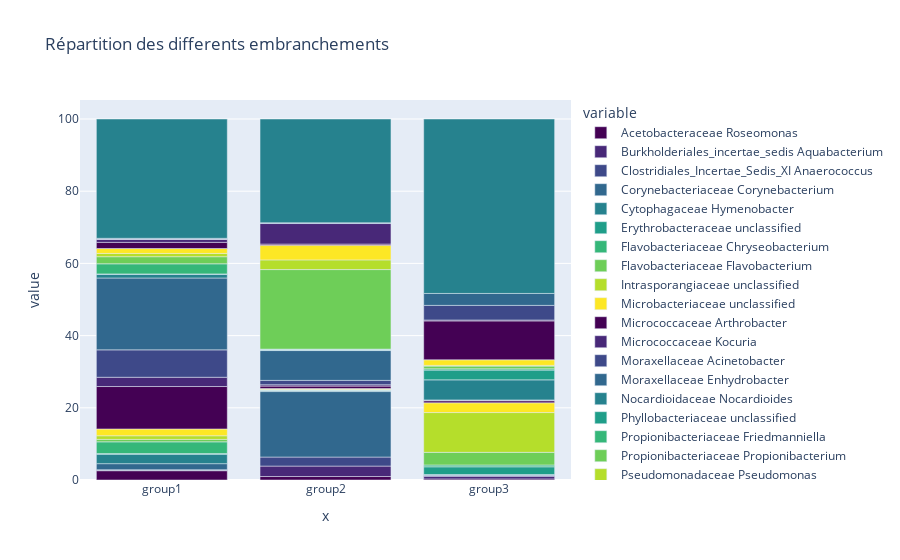

The notebook cell this image was saved under:
### Code cell
print(matrice.shape)
embranchement = list(matrice.index.values)
samples = list(matrice.columns.values)
print(matrice.sum())

fig = px.bar(matrice.transpose(), 
            x=samples,
            y=embranchement, 
             color_discrete_sequence=px.colors.sequential.Viridis, 
             title="Répartition des differents embranchements")
fig.show()

### Figure 1 — Plotly figure (JSON) as saved in the notebook; plotly's stock layout.template omitted (floating-point values rounded to 4 significant figures)
{"data": [{"alignmentgroup": "True", "hovertemplate": "variable=Acetobacteraceae Roseomonas<br>x=%{x}<br>value=%{y}<extra></extra>", "legendgroup": "Acetobacteraceae Roseomonas", "marker": {"color": "#440154"}, "name": "Acetobacteraceae Roseomonas", "offsetgroup": "Acetobacteraceae Roseomonas", "orientation": "v", "showlegend": true, "textposition": "auto", "type": "bar", "x": ["group1", "group2", "group3"], "xaxis": "x", "y": [2.576, 0.9614, 0.3005], "yaxis": "y"}, {"alignmentgroup": "True", "hovertemplate": "variable=Burkholderiales_incertae_sedis Aquabacterium<br>x=%{x}<br>value=%{y}<extra></extra>", "legendgroup": "Burkholderiales_incertae_sedis Aquabacterium", "marker": {"color": "#482878"}, "name": "Burkholderiales_incertae_sedis Aquabacterium", "offsetgroup": "Burkholderiales_incertae_sedis Aquabacterium", "orientation": "v", "showlegend": true, "textposition": "auto", "type": "bar", "x": ["group1", "group2", "group3"], "xaxis": "x", "y": [0.1297, 2.892, 0.7511], "yaxis": "y"}, {"alignmentgroup": "True", "hovertemplate": "variable=Clostridiales_Incertae_Sedis_XI Anaerococcus<br>x=%{x}<br>value=%{y}<extra></extra>", "legendgroup": "Clostridiales_Incertae_Sedis_XI Anaerococcus", "marker": {"color": "#3e4989"}, "name": "Clostridiales_Incertae_Sedis_XI Anaerococcus", "offsetgroup": "Clostridiales_Incertae_Sedis_XI Anaerococcus", "orientation": "v", "showlegend": true, "textposition": "auto", "type": "bar", "x": ["group1", "group2", "group3"], "xaxis": "x", "y": [0.139, 2.503, 0.1502], "yaxis": "y"}, {"alignmentgroup": "True", "hovertemplate": "variable=Corynebacteriaceae Corynebacterium<br>x=%{x}<br>value=%{y}<extra></extra>", "legendgroup": "Corynebacteriaceae Corynebacterium", "marker": {"color": "#31688e"}, "name": "Corynebacteriaceae Corynebacterium", "offsetgroup": "Corynebacteriaceae Corynebacterium", "orientation": "v", "showlegend": true, "textposition": "auto", "type": "bar", "x": ["group1", "group2", "group3"], "xaxis": "x", "y": [1.686, 18.14, 0.2003], "yaxis": "y"}, {"alignmentgroup": "True", "hovertemplate": "variable=Cytophagaceae Hymenobacter<br>x=%{x}<br>value=%{y}<extra></extra>", "legendgroup": "Cytophagaceae Hymenobacter", "marker": {"color": "#26828e"}, "name": "Cytophagaceae Hymenobacter", "offsetgroup": "Cytophagaceae Hymenobacter", "orientation": "v", "showlegend": true, "textposition": "auto", "type": "bar", "x": ["group1", "group2", "group3"], "xaxis": "x", "y": [2.613, 0.2327, 0.1002], "yaxis": "y"}, {"alignmentgroup": "True", "hovertemplate": "variable=Erythrobacteraceae unclassified<br>x=%{x}<br>value=%{y}<extra></extra>", "legendgroup": "Erythrobacteraceae unclassified", "marker": {"color": "#1f9e89"}, "name": "Erythrobacteraceae unclassified", "offsetgroup": "Erythrobacteraceae unclassified", "orientation": "v", "showlegend": true, "textposition": "auto", "type": "bar", "x": ["group1", "group2", "group3"], "xaxis": "x", "y": [0.1668, 0.1183, 2.153], "yaxis": "y"}, {"alignmentgroup": "True", "hovertemplate": "variable=Flavobacteriaceae Chryseobacterium<br>x=%{x}<br>value=%{y}<extra></extra>", "legendgroup": "Flavobacteriaceae Chryseobacterium", "marker": {"color": "#35b779"}, "name": "Flavobacteriaceae Chryseobacterium", "offsetgroup": "Flavobacteriaceae Chryseobacterium", "orientation": "v", "showlegend": true, "textposition": "auto", "type": "bar", "x": ["group1", "group2", "group3"], "xaxis": "x", "y": [3.261, 0.0763, 0.5008], "yaxis": "y"}, {"alignmentgroup": "True", "hovertemplate": "variable=Flavobacteriaceae Flavobacterium<br>x=%{x}<br>value=%{y}<extra></extra>", "legendgroup": "Flavobacteriaceae Flavobacterium", "marker": {"color": "#6ece58"}, "name": "Flavobacteriaceae Flavobacterium", "offsetgroup": "Flavobacteriaceae Flavobacterium", "orientation": "v", "showlegend": true, "textposition": "auto", "type": "bar", "x": ["group1", "group2", "group3"], "xaxis": "x", "y": [0.6763, 0.1602, 3.505], "yaxis": "y"}, {"alignmentgroup": "True", "hovertemplate": "variable=Intrasporangiaceae unclassified<br>x=%{x}<br>value=%{y}<extra></extra>", "legendgroup": "Intrasporangiaceae unclassified", "marker": {"color": "#b5de2b"}, "name": "Intrasporangiaceae unclassified", "offsetgroup": "Intrasporangiaceae unclassified", "orientation": "v", "showlegend": true, "textposition": "auto", "type": "bar", "x": ["group1", "group2", "group3"], "xaxis": "x", "y": [1.01, 0.05341, 11.02], "yaxis": "y"}, {"alignmentgroup": "True", "hovertemplate": "variable=Microbacteriaceae unclassified<br>x=%{x}<br>value=%{y}<extra></extra>", "legendgroup": "Microbacteriaceae unclassified", "marker": {"color": "#fde725"}, "name": "Microbacteriaceae unclassified", "offsetgroup": "Microbacteriaceae unclassified", "orientation": "v", "showlegend": true, "textposition": "auto", "type": "bar", "x": ["group1", "group2", "group3"], "xaxis": "x", "y": [1.881, 0.2022, 2.704], "yaxis": "y"}, {"alignmentgroup": "True", "hovertemplate": "variable=Micrococcaceae Arthrobacter<br>x=%{x}<br>value=%{y}<extra></extra>", "legendgroup": "Micrococcaceae Arthrobacter", "marker": {"color": "#440154"}, "name": "Micrococcaceae Arthrobacter", "offsetgroup": "Micrococcaceae Arthrobacter", "orientation": "v", "showlegend": true, "textposition": "auto", "type": "bar", "x": ["group1", "group2", "group3"], "xaxis": "x", "y": [11.76, 0.6753, 0.6009], "yaxis": "y"}, {"alignmentgroup": "True", "hovertemplate": "variable=Micrococcaceae Kocuria<br>x=%{x}<br>value=%{y}<extra></extra>", "legendgroup": "Micrococcaceae Kocuria", "marker": {"color": "#482878"}, "name": "Micrococcaceae Kocuria", "offsetgroup": "Micrococcaceae Kocuria", "orientation": "v", "showlegend": true, "textposition": "auto", "type": "bar", "x": ["group1", "group2", "group3"], "xaxis": "x", "y": [2.566, 0.3701, 0], "yaxis": "y"}, {"alignmentgroup": "True", "hovertemplate": "variable=Moraxellaceae Acinetobacter<br>x=%{x}<br>value=%{y}<extra></extra>", "legendgroup": "Moraxellaceae Acinetobacter", "marker": {"color": "#3e4989"}, "name": "Moraxellaceae Acinetobacter", "offsetgroup": "Moraxellaceae Acinetobacter", "orientation": "v", "showlegend": true, "textposition": "auto", "type": "bar", "x": ["group1", "group2", "group3"], "xaxis": "x", "y": [7.588, 1.209, 0.2003], "yaxis": "y"}, {"alignmentgroup": "True", "hovertemplate": "variable=Moraxellaceae Enhydrobacter<br>x=%{x}<br>value=%{y}<extra></extra>", "legendgroup": "Moraxellaceae Enhydrobacter", "marker": {"color": "#31688e"}, "name": "Moraxellaceae Enhydrobacter", "offsetgroup": "Moraxellaceae Enhydrobacter", "orientation": "v", "showlegend": true, "textposition": "auto", "type": "bar", "x": ["group1", "group2", "group3"], "xaxis": "x", "y": [19.91, 8.263, 0], "yaxis": "y"}, {"alignmentgroup": "True", "hovertemplate": "variable=Nocardioidaceae Nocardioides<br>x=%{x}<br>value=%{y}<extra></extra>", "legendgroup": "Nocardioidaceae Nocardioides", "marker": {"color": "#26828e"}, "name": "Nocardioidaceae Nocardioides", "offsetgroup": "Nocardioidaceae Nocardioides", "orientation": "v", "showlegend": true, "textposition": "auto", "type": "bar", "x": ["group1", "group2", "group3"], "xaxis": "x", "y": [1.001, 0.05341, 5.558], "yaxis": "y"}, {"alignmentgroup": "True", "hovertemplate": "variable=Phyllobacteriaceae unclassified<br>x=%{x}<br>value=%{y}<extra></extra>", "legendgroup": "Phyllobacteriaceae unclassified", "marker": {"color": "#1f9e89"}, "name": "Phyllobacteriaceae unclassified", "offsetgroup": "Phyllobacteriaceae unclassified", "orientation": "v", "showlegend": true, "textposition": "auto", "type": "bar", "x": ["group1", "group2", "group3"], "xaxis": "x", "y": [0.139, 0.2251, 2.704], "yaxis": "y"}, {"alignmentgroup": "True", "hovertemplate": "variable=Propionibacteriaceae Friedmanniella<br>x=%{x}<br>value=%{y}<extra></extra>", "legendgroup": "Propionibacteriaceae Friedmanniella", "marker": {"color": "#35b779"}, "name": "Propionibacteriaceae Friedmanniella", "offsetgroup": "Propionibacteriaceae Friedmanniella", "orientation": "v", "showlegend": true, "textposition": "auto", "type": "bar", "x": ["group1", "group2", "group3"], "xaxis": "x", "y": [2.789, 0.1221, 0.3505], "yaxis": "y"}, {"alignmentgroup": "True", "hovertemplate": "variable=Propionibacteriaceae Propionibacterium<br>x=%{x}<br>value=%{y}<extra></extra>", "legendgroup": "Propionibacteriaceae Propionibacterium", "marker": {"color": "#6ece58"}, "name": "Propionibacteriaceae Propionibacterium", "offsetgroup": "Propionibacteriaceae Propionibacterium", "orientation": "v", "showlegend": true, "textposition": "auto", "type": "bar", "x": ["group1", "group2", "group3"], "xaxis": "x", "y": [1.973, 22.03, 0.7511], "yaxis": "y"}, {"alignmentgroup": "True", "hovertemplate": "variable=Pseudomonadaceae Pseudomonas<br>x=%{x}<br>value=%{y}<extra></extra>", "legendgroup": "Pseudomonadaceae Pseudomonas", "marker": {"color": "#b5de2b"}, "name": "Pseudomonadaceae Pseudomonas", "offsetgroup": "Pseudomonadaceae Pseudomonas", "orientation": "v", "showlegend": true, "textposition": "auto", "type": "bar", "x": ["group1", "group2", "group3"], "xaxis": "x", "y": [0.8986, 2.686, 0.2003], "yaxis": "y"}, {"alignmentgroup": "True", "hovertemplate": "variable=Sphingomonadaceae Sphingomonas<br>x=%{x}<br>value=%{y}<extra></extra>", "legendgroup": "Sphingomonadaceae Sphingomonas", "marker": {"color": "#fde725"}, "name": "Sphingomonadaceae Sphingomonas", "offsetgroup": "Sphingomonadaceae Sphingomonas", "orientation": "v", "showlegend": true, "textposition": "auto", "type": "bar", "x": ["group1", "group2", "group3"], "xaxis": "x", "y": [1.362, 4.059, 1.552], "yaxis": "y"}, {"alignmentgroup": "True", "hovertemplate": "variable=Sphingomonadaceae unclassified<br>x=%{x}<br>value=%{y}<extra></extra>", "legendgroup": "Sphingomonadaceae unclassified", "marker": {"color": "#440154"}, "name": "Sphingomonadaceae unclassified", "offsetgroup": "Sphingomonadaceae unclassified", "orientation": "v", "showlegend": true, "textposition": "auto", "type": "bar", "x": ["group1", "group2", "group3"], "xaxis": "x", "y": [1.705, 0.3128, 10.77], "yaxis": "y"}, {"alignmentgroup": "True", "hovertemplate": "variable=Staphylococcaceae Staphylococcus<br>x=%{x}<br>value=%{y}<extra></extra>", "legendgroup": "Staphylococcaceae Staphylococcus", "marker": {"color": "#482878"}, "name": "Staphylococcaceae Staphylococcus", "offsetgroup": "Staphylococcaceae Staphylococcus", "orientation": "v", "showlegend": true, "textposition": "auto", "type": "bar", "x": ["group1", "group2", "group3"], "xaxis": "x", "y": [0.8431, 5.696, 0.2504], "yaxis": "y"}, {"alignmentgroup": "True", "hovertemplate": "variable=Xanthomonadaceae Thermomonas<br>x=%{x}<br>value=%{y}<extra></extra>", "legendgroup": "Xanthomonadaceae Thermomonas", "marker": {"color": "#3e4989"}, "name": "Xanthomonadaceae Thermomonas", "offsetgroup": "Xanthomonadaceae Thermomonas", "orientation": "v", "showlegend": true, "textposition": "auto", "type": "bar", "x": ["group1", "group2", "group3"], "xaxis": "x", "y": [0.09264, 0.02671, 4.056], "yaxis": "y"}, {"alignmentgroup": "True", "hovertemplate": "variable=Xanthomonadaceae unclassified<br>x=%{x}<br>value=%{y}<extra></extra>", "legendgroup": "Xanthomonadaceae unclassified", "marker": {"color": "#31688e"}, "name": "Xanthomonadaceae unclassified", "offsetgroup": "Xanthomonadaceae unclassified", "orientation": "v", "showlegend": true, "textposition": "auto", "type": "bar", "x": ["group1", "group2", "group3"], "xaxis": "x", "y": [0.1946, 0.1831, 3.305], "yaxis": "y"}, {"alignmentgroup": "True", "hovertemplate": "variable=others<br>x=%{x}<br>value=%{y}<extra></extra>", "legendgroup": "others", "marker": {"color": "#26828e"}, "name": "others", "offsetgroup": "others", "orientation": "v", "showlegend": true, "textposition": "auto", "type": "bar", "x": ["group1", "group2", "group3"], "xaxis": "x", "y": [33.05, 28.75, 48.32], "yaxis": "y"}], "layout": {"barmode": "relative", "legend": {"title": {"text": "variable"}, "tracegroupgap": 0}, "title": {"text": "Répartition des differents embranchements"}, "xaxis": {"anchor": "y", "domain": [0, 1], "title": {"text": "x"}}, "yaxis": {"anchor": "x", "domain": [0, 1], "title": {"text": "value"}}}}
